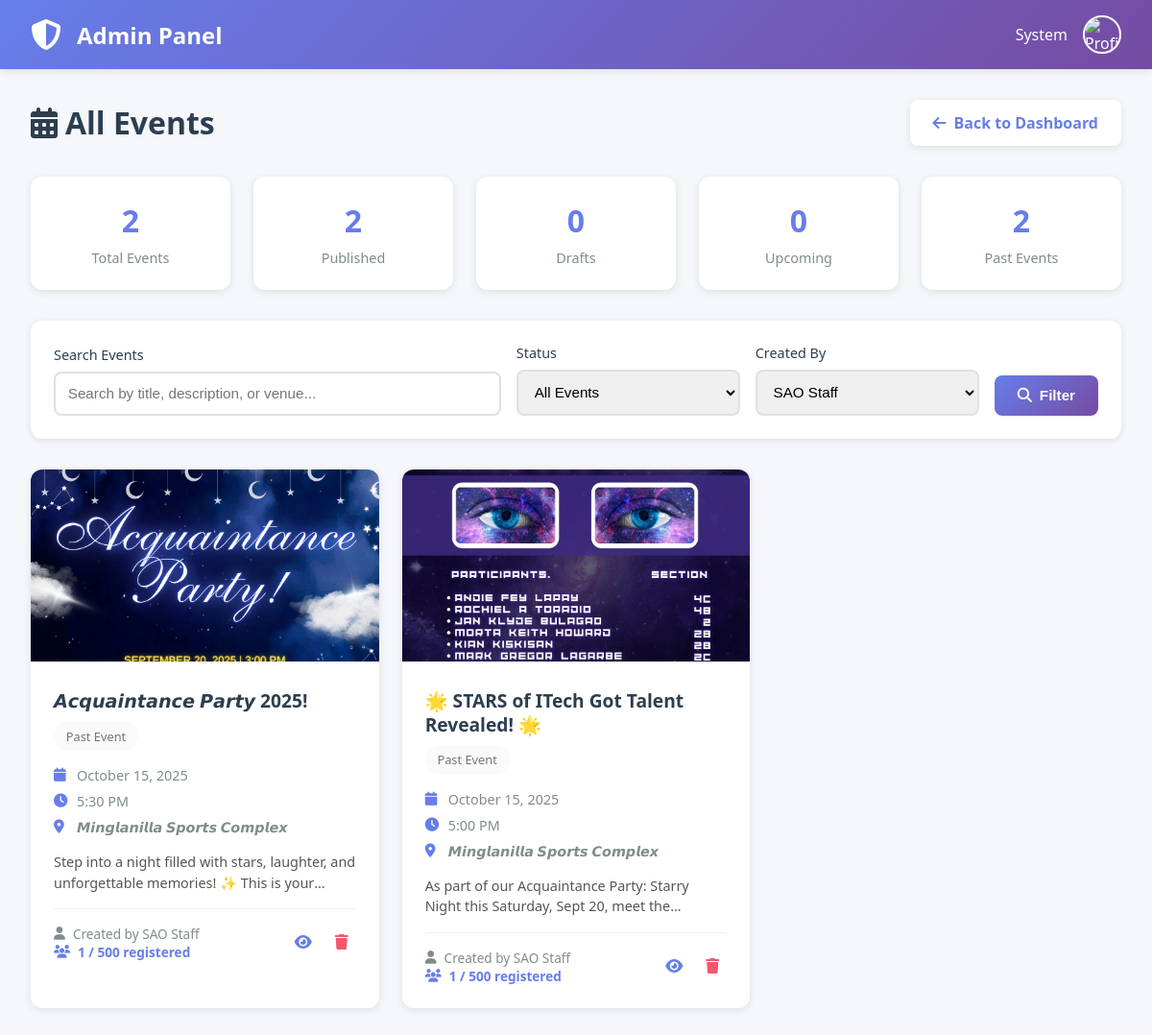
Page /admin/manage-events.php?creator=2 (signed in) on the committed database.
### tables this page shows
CREATE TABLE `events` (
  `event_id` int(11) NOT NULL,
  `event_title` varchar(255) NOT NULL,
  `event_description` text NOT NULL,
  `event_category` varchar(100) DEFAULT NULL,
  `event_venue` varchar(255) NOT NULL,
  `event_date` date NOT NULL,
  `event_time` time NOT NULL,
  `event_end_time` time DEFAULT NULL,
  `event_image` varchar(255) DEFAULT 'default-event.jpg',
  `max_participants` int(11) DEFAULT NULL,
  `registration_deadline` datetime DEFAULT NULL,
  `is_published` tinyint(1) DEFAULT 0,
  `created_by` int(11) NOT NULL,
  `created_at` timestamp NOT NULL DEFAULT current_timestamp(),
  `updated_at` timestamp NOT NULL DEFAULT current_timestamp() ON UPDATE current_timestamp()
);

CREATE TABLE `users` (
  `user_id` int(11) NOT NULL,
  `first_name` varchar(100) NOT NULL,
  `last_name` varchar(100) NOT NULL,
  `email` varchar(150) NOT NULL,
  `password` varchar(255) NOT NULL,
  `user_type` enum('student','sao_staff','admin') NOT NULL,
  `student_id` varchar(50) DEFAULT NULL,
  `profile_picture` varchar(255) DEFAULT 'default.jpg',
  `email_verified` tinyint(1) DEFAULT 0,
  `verification_token` varchar(100) DEFAULT NULL,
  `reset_token` varchar(100) DEFAULT NULL,
  `reset_token_expiry` datetime DEFAULT NULL,
  `status` enum('active','inactive','suspended') DEFAULT 'active',
  `created_at` timestamp NOT NULL DEFAULT current_timestamp(),
  `last_activity` datetime DEFAULT NULL,
  `updated_at` timestamp NOT NULL DEFAULT current_timestamp() ON UPDATE current_timestamp()
);

### admin/manage-events.php (the view, shortened to what this page needs)
<?php
require_once '../config/database.php';
$user_id = $_SESSION['user_id'];
$first_name = $_SESSION['first_name'];
$user_query = "SELECT profile_picture FROM users WHERE user_id = ?";
$stmt = $conn->prepare($user_query);
$stmt->bind_param("i", $user_id);
$stmt->execute();
$user_data = $stmt->get_result()->fetch_assoc();
$profile_pic = isset($user_data['profile_picture']) && $user_data['profile_picture'] != 'default.jpg'
    ? '../assets/images/profiles/' . $user_data['profile_picture']
    : '../assets/images/default-avatar.png';
$search = isset($_GET['search']) ? sanitize_input($_GET['search']) : '';
$filter_status = isset($_GET['status']) ? sanitize_input($_GET['status']) : 'all';
$filter_creator = isset($_GET['creator']) ? intval($_GET['creator']) : 0;
$query = "SELECT e.*, u.first_name, u.last_name,
          (SELECT COUNT(*) FROM event_registrations WHERE event_id = e.event_id) as registration_count
          FROM events e
          JOIN users u ON e.created_by = u.user_id
          WHERE 1=1";
if ($filter_creator > 0) {
    $query .= " AND e.created_by = $filter_creator";
}
$query .= " ORDER BY e.event_date DESC";
$events = $conn->query($query);
$total_events = $conn->query("SELECT COUNT(*) as count FROM events")->fetch_assoc()['count'];
$published_events = $conn->query("SELECT COUNT(*) as count FROM events WHERE is_published = 1")->fetch_assoc()['count'];
$draft_events = $conn->query("SELECT COUNT(*) as count FROM events WHERE is_published = 0")->fetch_assoc()['count'];
$upcoming_events = $conn->query("SELECT COUNT(*) as count FROM events WHERE event_date >= CURDATE() AND is_published = 1")->fetch_assoc()['count'];
$past_events = $conn->query("SELECT COUNT(*) as count FROM events WHERE event_date < CURDATE()")->fetch_assoc()['count'];
$staff_query = "SELECT user_id, first_name, last_name FROM users WHERE user_type = 'sao_staff' ORDER BY first_name, last_name";
$staff_list = $conn->query($staff_query);
?>
<!DOCTYPE html>
<html lang="en">
<head>
    <link rel="stylesheet" href="https://cdnjs.cloudflare.com/ajax/libs/font-awesome/6.4.0/css/all.min.css">
</head>
<body>
    <nav class="navbar">
        <div class="navbar-brand">
            <a href="dashboard.php">
                <i class="fas fa-shield-alt"></i>
                <span>Admin Panel</span>
            </a>
        </div>
        <div class="navbar-user">
            <span><?php echo htmlspecialchars($first_name); ?></span>
            <img src="<?php echo htmlspecialchars($profile_pic); ?>" alt="Profile" class="user-avatar">
        </div>
    </nav>
    <div class="container">
        <div class="page-header">
            <h1><i class="fas fa-calendar-alt"></i> All Events</h1>
            <a href="dashboard.php" class="back-btn">
                <i class="fas fa-arrow-left"></i>
                Back to Dashboard
            </a>
        </div>
        <div class="stats-grid">
            <div class="stat-card">
                <h3><?php echo $total_events; ?></h3>
                <p>Total Events</p>
            </div>
            <div class="stat-card">
                <h3><?php echo $published_events; ?></h3>
                <p>Published</p>
            </div>
            <div class="stat-card">
                <h3><?php echo $draft_events; ?></h3>
                <p>Drafts</p>
            </div>
            <div class="stat-card">
                <h3><?php echo $upcoming_events; ?></h3>
                <p>Upcoming</p>
            </div>
            <div class="stat-card">
                <h3><?php echo $past_events; ?></h3>
                <p>Past Events</p>
            </div>
        </div>
        <div class="filter-section">
            <form method="GET" action="">
                <div class="filter-grid">
                    <div class="form-group">
                        <label>Search Events</label>
                        <input type="text" name="search" class="form-control"
                               placeholder="Search by title, description, or venue..."
                               value="<?php echo htmlspecialchars($search); ?>">
                    </div>
                    <div class="form-group">
                        <label>Status</label>
                        <select name="status" class="form-control">
                            <option value="all" <?php echo $filter_status === 'all' ? 'selected' : ''; ?>>All Events</option>
                        </select>
                    </div>
                    <div class="form-group">
                        <label>Created By</label>
                        <select name="creator" class="form-control">
                            <?php while ($staff = $staff_list->fetch_assoc()): ?>
                            <option value="<?php echo $staff['user_id']; ?>"
                                    <?php echo $filter_creator == $staff['user_id'] ? 'selected' : ''; ?>>
                                <?php echo htmlspecialchars($staff['first_name'] . ' ' . $staff['last_name']); ?>
                            </option>
                            <?php endwhile; ?>
                        </select>
                    </div>
                    <button type="submit" class="btn btn-primary">
                        <i class="fas fa-search"></i>
                        Filter
                    </button>
                </div>
            </form>
        </div>
        <?php if ($events->num_rows > 0): ?>
        <div class="events-grid">
            <?php while ($event = $events->fetch_assoc()):
                $event_image = !empty($event['event_image'])
                    ? '../assets/images/events/' . $event['event_image']
                    : '../assets/images/default-event.jpg';
                $is_past = strtotime($event['event_date']) < time();
                $status_badge = $is_past ? 'past' : ($event['is_published'] ? 'published' : 'draft');
                $status_text = $is_past ? 'Past Event' : ($event['is_published'] ? 'Published' : 'Draft');
            ?>
            <div class="event-card">
                <img src="<?php echo htmlspecialchars($event_image); ?>" alt="Event" class="event-image">
                <div class="event-content">
                    <div class="event-header">
                        <div style="flex: 1;">
                            <div class="event-title"><?php echo htmlspecialchars($event['event_title']); ?></div>
                            <span class="badge <?php echo $status_badge; ?>"><?php echo $status_text; ?></span>
                        </div>
                    </div>
                    <div class="event-meta">
                        <div class="meta-item">
                            <i class="fas fa-calendar"></i>
                            <span><?php echo date('F j, Y', strtotime($event['event_date'])); ?></span>
                        </div>
                        <div class="meta-item">
                            <i class="fas fa-clock"></i>
                            <span><?php echo date('g:i A', strtotime($event['event_time'])); ?></span>
                        </div>
                        <div class="meta-item">
                            <i class="fas fa-map-marker-alt"></i>
                            <span><?php echo htmlspecialchars($event['event_venue']); ?></span>
                        </div>
                    </div>
                    <div class="event-description">
                        <?php echo htmlspecialchars($event['event_description']); ?>
                    </div>
                    <div class="event-footer">
                        <div>
                            <div class="event-creator">
                                <i class="fas fa-user"></i>
                                Created by <?php echo htmlspecialchars($event['first_name'] . ' ' . $event['last_name']); ?>
                            </div>
                            <div class="registration-info">
                                <i class="fas fa-users"></i>
                                <?php echo $event['registration_count']; ?>
                                <?php if ($event['max_participants']): ?>
                                    / <?php echo $event['max_participants']; ?>
                                <?php endif; ?>
                                registered
                            </div>
                        </div>
                        <div class="event-actions">
                            <button class="action-btn" onclick="window.location.href='../sao-staff/view-registrations.php?id=<?php echo $event['event_id']; ?>'" title="View Registrations">
                                <i class="fas fa-eye"></i>
                            </button>
                            <button class="action-btn danger" onclick="openDeleteModal(<?php echo $event['event_id']; ?>, '<?php echo addslashes($event['event_title']); ?>')" title="Delete Event">
                                <i class="fas fa-trash"></i>
                            </button>
                        </div>
                    </div>
                </div>
            </div>
            <?php endwhile; ?>
        </div>
        <?php endif; ?>
    </div>
</body>
</html>

### admin/manage-events.php (style rules this page uses)
* { margin: 0; padding: 0; box-sizing: border-box; }
body { font-family: 'Segoe UI', Tahoma, Geneva, Verdana, sans-serif; background: #f5f7fa; color: #2c3e50; }
.navbar { background: linear-gradient(135deg, #667eea 0%, #764ba2 100%); color: white; padding: 1rem 2rem; display: flex; justify-content: space-between; align-items: center; box-shadow: 0 2px 10px rgba(0,0,0,0.1); position: sticky; top: 0; z-index: 100; }
.navbar-brand { display: flex; align-items: center; gap: 1rem; font-size: 1.5rem; font-weight: bold; }
.navbar-brand a { color: white; text-decoration: none; display: flex; align-items: center; gap: 1rem; }
.navbar-brand i { font-size: 2rem; }
.navbar-user { display: flex; align-items: center; gap: 1rem; }
.user-avatar { width: 40px; height: 40px; border-radius: 50%; border: 2px solid white; object-fit: cover; }
.container { max-width: 1400px; margin: 2rem auto; padding: 0 2rem; }
.page-header { display: flex; justify-content: space-between; align-items: center; margin-bottom: 2rem; }
.page-header h1 { font-size: 2rem; color: #2c3e50; display: flex; align-items: center; gap: 0.5rem; }
.back-btn { display: inline-flex; align-items: center; gap: 0.5rem; padding: 0.8rem 1.5rem; background: white; color: #667eea; text-decoration: none; border-radius: 8px; font-weight: 600; box-shadow: 0 2px 8px rgba(0,0,0,0.1); transition: transform 0.3s ease; }
.stats-grid { display: grid; grid-template-columns: repeat(auto-fit, minmax(200px, 1fr)); gap: 1.5rem; margin-bottom: 2rem; }
.stat-card { background: white; padding: 1.5rem; border-radius: 12px; box-shadow: 0 2px 8px rgba(0,0,0,0.1); text-align: center; transition: transform 0.3s ease; }
.stat-card h3 { font-size: 2rem; color: #667eea; margin-bottom: 0.5rem; }
.stat-card p { color: #7f8c8d; font-size: 0.9rem; }
.filter-section { background: white; padding: 1.5rem; border-radius: 12px; box-shadow: 0 2px 8px rgba(0,0,0,0.1); margin-bottom: 2rem; }
.filter-grid { display: grid; grid-template-columns: 2fr 1fr 1fr auto; gap: 1rem; align-items: end; }
.form-group label { display: block; margin-bottom: 0.5rem; color: #2c3e50; font-weight: 500; font-size: 0.9rem; }
.form-control { width: 100%; padding: 0.8rem; border: 2px solid #e0e0e0; border-radius: 8px; font-size: 0.95rem; transition: border-color 0.3s ease; }
.btn { padding: 0.8rem 1.5rem; border: none; border-radius: 8px; font-size: 0.95rem; font-weight: 600; cursor: pointer; transition: all 0.3s ease; display: inline-flex; align-items: center; gap: 0.5rem; }
.btn-primary { background: linear-gradient(135deg, #667eea 0%, #764ba2 100%); color: white; }
.events-grid { display: grid; grid-template-columns: repeat(auto-fill, minmax(350px, 1fr)); gap: 1.5rem; }
.event-card { background: white; border-radius: 12px; box-shadow: 0 2px 8px rgba(0,0,0,0.1); overflow: hidden; transition: transform 0.3s ease, box-shadow 0.3s ease; }
.event-image { width: 100%; height: 200px; object-fit: cover; }
.event-content { padding: 1.5rem; }
.event-header { display: flex; justify-content: space-between; align-items: start; margin-bottom: 1rem; }
.event-title { font-size: 1.2rem; color: #2c3e50; font-weight: 600; margin-bottom: 0.5rem; line-height: 1.3; }
.event-meta { display: flex; flex-direction: column; gap: 0.5rem; margin-bottom: 1rem; }
.meta-item { display: flex; align-items: center; gap: 0.5rem; color: #7f8c8d; font-size: 0.9rem; }
.meta-item i { color: #667eea; width: 16px; }
.event-description { color: #555; font-size: 0.9rem; line-height: 1.5; margin-bottom: 1rem; display: -webkit-box; -webkit-line-clamp: 2; -webkit-box-orient: vertical; overflow: hidden; }
.event-footer { display: flex; justify-content: space-between; align-items: center; padding-top: 1rem; border-top: 1px solid #f0f0f0; }
.event-creator { display: flex; align-items: center; gap: 0.5rem; font-size: 0.85rem; color: #7f8c8d; }
.badge { display: inline-block; padding: 0.4rem 0.8rem; border-radius: 20px; font-size: 0.8rem; font-weight: 500; }
.badge.past { background: #fafafa; color: #757575; }
.event-actions { display: flex; gap: 0.5rem; }
.action-btn { padding: 0.5rem; border: none; background: none; cursor: pointer; color: #667eea; font-size: 1rem; transition: all 0.3s ease; border-radius: 4px; }
.action-btn.danger { color: #f5576c; }
.registration-info { display: flex; align-items: center; gap: 0.5rem; font-size: 0.85rem; color: #667eea; font-weight: 600; }

### rows in the picture
events: event_image (picture), event_title "𝘼𝙘𝙦𝙪𝙖𝙞𝙣𝙩𝙖𝙣𝙘𝙚 𝙋𝙖𝙧𝙩𝙮 2025!", event_date "October 15, 2025", event_time "5:30 PM", event_venue "𝙈𝙞𝙣𝙜𝙡𝙖𝙣𝙞𝙡𝙡𝙖 𝙎𝙥𝙤𝙧𝙩𝙨 𝘾𝙤𝙢𝙥𝙡𝙚𝙭", event_description "Step into a night filled with stars, laughter, and unforgettable memories! ✨ This is…", created_by.last_name "SAO Staff", registration_count "1", max_participants "500"
events: event_image (picture), event_title "🌟 STARS of ITech Got Talent Revealed! 🌟", event_date "October 15, 2025", event_time "5:00 PM", event_venue "𝙈𝙞𝙣𝙜𝙡𝙖𝙣𝙞𝙡𝙡𝙖 𝙎𝙥𝙤𝙧𝙩𝙨 𝘾𝙤𝙢𝙥𝙡𝙚𝙭", event_description "As part of our Acquaintance Party: Starry Night this Saturday, Sept 20, meet…", created_by.last_name "SAO Staff", registration_count "1", max_participants "500"

### other values in the picture
$first_name "System"
$total_events "2"
$published_events "2"
$draft_events "0"
$upcoming_events "0"
$past_events "2"
form field creator "SAO Staff"
